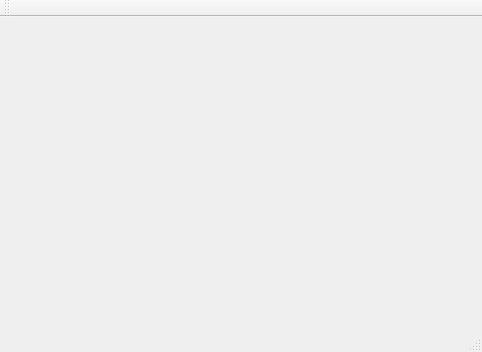
<?xml version="1.0" encoding="UTF-8"?>
<ui version="4.0">
 <class>MainWindow</class>
 <widget class="QMainWindow" name="MainWindow">
  <property name="geometry">
   <rect>
    <x>0</x>
    <y>0</y>
    <width>482</width>
    <height>352</height>
   </rect>
  </property>
  <property name="windowTitle">
   <string>MainWindow</string>
  </property>
  <widget class="QWidget" name="centralWidget"/>
  <widget class="QMenuBar" name="menuBar">
   <property name="geometry">
    <rect>
     <x>0</x>
     <y>0</y>
     <width>482</width>
     <height>22</height>
    </rect>
   </property>
  </widget>
  <widget class="QToolBar" name="mainToolBar">
   <attribute name="toolBarArea">
    <enum>TopToolBarArea</enum>
   </attribute>
   <attribute name="toolBarBreak">
    <bool>false</bool>
   </attribute>
  </widget>
  <widget class="QStatusBar" name="statusBar"/>
 </widget>
 <layoutdefault spacing="6" margin="11"/>
 <resources/>
 <connections/>
</ui>
